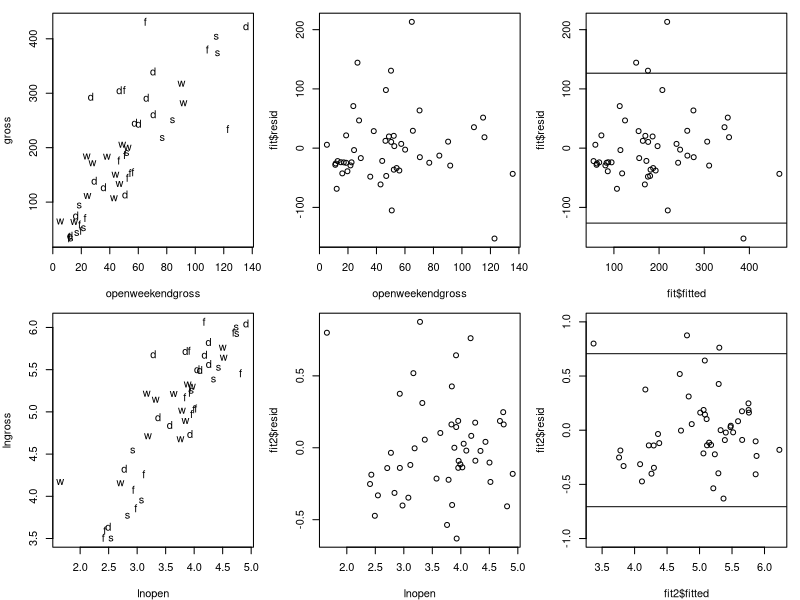

The R script that drew this image:
# STAT306 Lab 5 Dummy variable and variable transformations
# example to illustrate categorical explanatory variable with more than 2
#   categories, also to show transforms
mov=read.table("moviegross.dat.txt",header=T,skip=2)
names(mov)
# year movie studio openweekendgross gross  ST

# Goal is to relate the opening weekend gross with the "final" gross
#   for the US market, one other explanatory variable might be the
#   studio that produced the movie;
mov$lngross=log(mov$gross)
mov$lnopen=log(mov$openweekendgross)
attach(mov)
print(cor(openweekendgross,gross))  # 0.827
print(cor(lnopen,lngross))          # 0.867

# Regression on the original scale
par(mfrow=c(2,3), mar=c(4, 4, 1, 1))
plot(openweekendgross,gross,type="n")
text(openweekendgross,gross,label=ST) 
fit=lm(gross~openweekendgross+ST)
print(summary(fit))

#                 Estimate Std. Error t value Pr(>|t|)    
#(Intercept)       71.5602    22.9819   3.114  0.00324 ** 
#openweekendgross   2.9113     0.2854  10.202 3.59e-13 ***
#STf              -42.3190    24.3780  -1.736  0.08957 .  
#STs              -53.7543    27.4693  -1.957  0.05673 .  
#STw              -27.8388    24.9629  -1.115  0.27082    
#Residual standard error: 63.26 on 44 degrees of freedom
#Multiple R-squared: 0.7149,     Adjusted R-squared: 0.689 

residSE=sqrt(sum(fit$resid^2)/fit$df.resid)
plot(openweekendgross,fit$resid)
plot(fit$fitted,fit$resid)
abline(h=2*residSE)
abline(h=-2*residSE)

##Fit the model to the log transformed data.
plot(lnopen,lngross,type="n")
text(lnopen,lngross,label=ST)  
fit2=lm(lngross~lnopen+ST)
print(summary(fit2))

#             Estimate Std. Error t value Pr(>|t|)    
#(Intercept)  1.933926   0.279079   6.930 1.45e-08 ***
#lnopen       0.874742   0.069323  12.618 3.23e-16 ***
#STf         -0.278467   0.136243  -2.044   0.0470 *  
#STs         -0.330307   0.153144  -2.157   0.0365 *  
#STw         -0.009481   0.139467  -0.068   0.9461    
#Residual standard error: 0.3531 on 44 degrees of freedom
#Multiple R-Squared: 0.7929,     Adjusted R-squared: 0.7741 
#The log transformed model has large R square

residSE2=sqrt(sum(fit2$resid^2)/fit2$df.resid)
plot(lnopen,fit2$resid)
plot(fit2$fitted,fit2$resid, ylim=c(-1, 1))
abline(h=2*residSE2)
abline(h=-2*residSE2)
#Compare the first column of the plots, a linear model is better in the log transformed data.
#In the second column, the variance is more homogeneous in the transformed data. 
#For the third column, we have less outliers in the residual plots


# Dummy variables
print(table(studio))
#studio
#20thcenturyfox         disney           sony         warner 
#            14             13              9             13
print(table(ST))
# d  f  s  w 
#13 14  9 13 
# ST is the abbreviation of studio 
# It is easier to use some short names in the presentation of the regression result
# but this will not affect coefficients estimates. 

class(ST)
#ST is a "factor" in the data frame.
#Sometimes if your factor is coded in numbers, i.e. 1, 2, .., R will treat them as numbers. 
#you can force them into factors by ST <- as.factor(ST)

levels(ST)
# disney is the "baseline" studio in the regression below,
#  because d < f, s, w
# By default, R will order the factor levels alphabetically. 

M <- model.matrix(fit)
#Obtain the design matrix of our regression model 

#Check the design matrix of the dummy variable.
head(mov, 10)
head(M, 10)
#Or you can compare the whole matrix.

#Or
which(as.numeric(M[,3])!=0)
which(ST=="f")

#Compare the STf STs STw columns of model.matrix(fit) to ST in the mov data, 
#what do you find?
